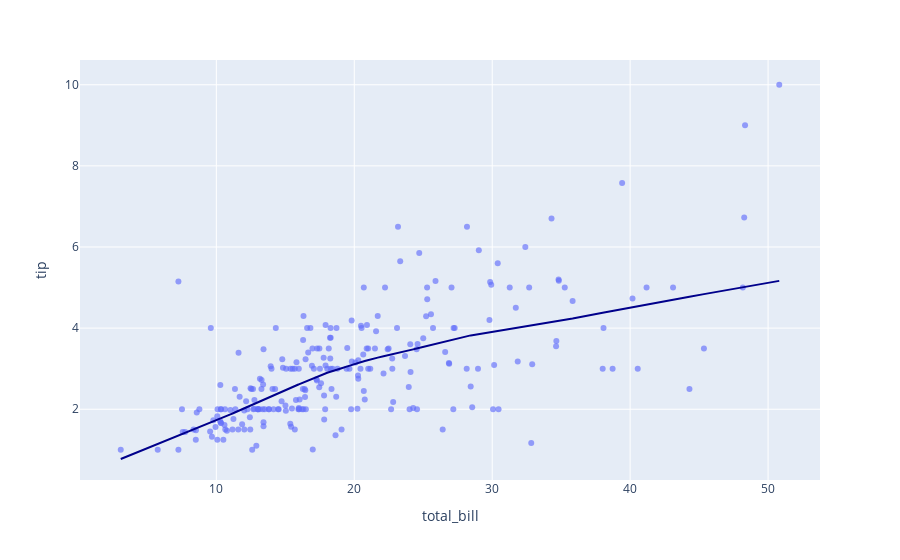

Notebook code cell kept with this figure:
### Code cell
fig = px.scatter(
    data_frame=tips,
    x="total_bill",
    y="tip",
    opacity=0.65,
    trendline="lowess",  # ['lowess', 'rolling', 'ewm', 'expanding', 'ols']
    trendline_color_override="darkblue",
)
fig.show()

### Figure 1 — Plotly figure (JSON) as saved in the notebook; plotly's stock layout.template omitted (floating-point values rounded to 4 significant figures; data arrays with more than 128 entries replaced by an {"elided": "..."} marker saying what was removed)
{"data": [{"hovertemplate": "total_bill=%{x}<br>tip=%{y}<extra></extra>", "legendgroup": "", "marker": {"color": "#636efa", "opacity": 0.65, "symbol": "circle"}, "mode": "markers", "name": "", "orientation": "v", "showlegend": false, "type": "scatter", "x": {"elided": "244 float values"}, "xaxis": "x", "y": {"elided": "244 float values"}, "yaxis": "y"}, {"hovertemplate": "<b>LOWESS trendline</b><br><br>total_bill=%{x}<br>tip=%{y} <b>(trend)</b><extra></extra>", "legendgroup": "", "line": {"color": "darkblue"}, "marker": {"color": "#636efa", "symbol": "circle"}, "mode": "lines", "name": "", "showlegend": false, "type": "scatter", "x": {"elided": "244 float values"}, "xaxis": "x", "y": {"elided": "244 float values"}, "yaxis": "y"}], "layout": {"legend": {"tracegroupgap": 0}, "margin": {"t": 60}, "xaxis": {"anchor": "y", "domain": [0, 1], "title": {"text": "total_bill"}}, "yaxis": {"anchor": "x", "domain": [0, 1], "title": {"text": "tip"}}}}
